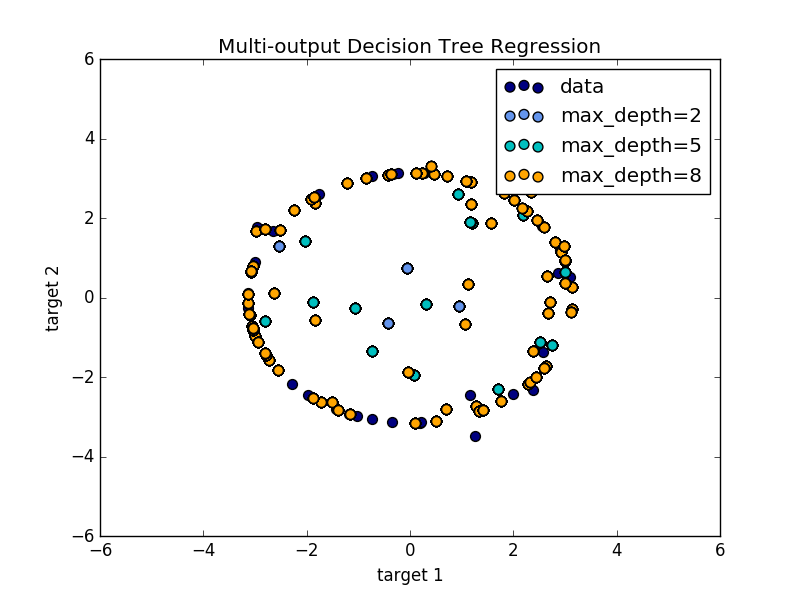

Write Python code to recreate this figure.
# Author: HangJie

import numpy as np
import matplotlib.pyplot as plt
from sklearn.tree import DecisionTreeRegressor

# Create a random dataset
rng = np.random.RandomState(1)
X = np.sort(200*rng.rand(100,1)-100,axis=0)
y = np.array([np.pi * np.sin(X).ravel(),np.pi * np.cos(X).ravel()]).T
y[::5, :] += (0.5 - rng.rand(20,2))

# Fit regression model
regr_1 = DecisionTreeRegressor(max_depth=2)
regr_2 = DecisionTreeRegressor(max_depth=5)
regr_3 = DecisionTreeRegressor(max_depth=8)
regr_1.fit(X,y)
regr_2.fit(X,y)
regr_3.fit(X,y)

# Predict
X_test = np.arange(-100.0,100.0,0.01)[:,np.newaxis]
y_1 = regr_1.predict(X_test)
y_2 = regr_2.predict(X_test)
y_3 = regr_3.predict(X_test)

# plot the results
plt.figure()
s = 50
plt.scatter(y[:,0],y[:,1],c="navy",s=s,label="data")
plt.scatter(y_1[:, 0], y_1[:, 1], c="cornflowerblue", s=s, label="max_depth=2")
plt.scatter(y_2[:, 0], y_2[:, 1], c="c", s=s, label="max_depth=5")
plt.scatter(y_3[:, 0], y_3[:, 1], c="orange", s=s, label="max_depth=8")
plt.xlim([-6, 6])
plt.ylim([-6, 6])
plt.xlabel("target 1")
plt.ylabel("target 2")
plt.title("Multi-output Decision Tree Regression")
plt.legend()
plt.show()
